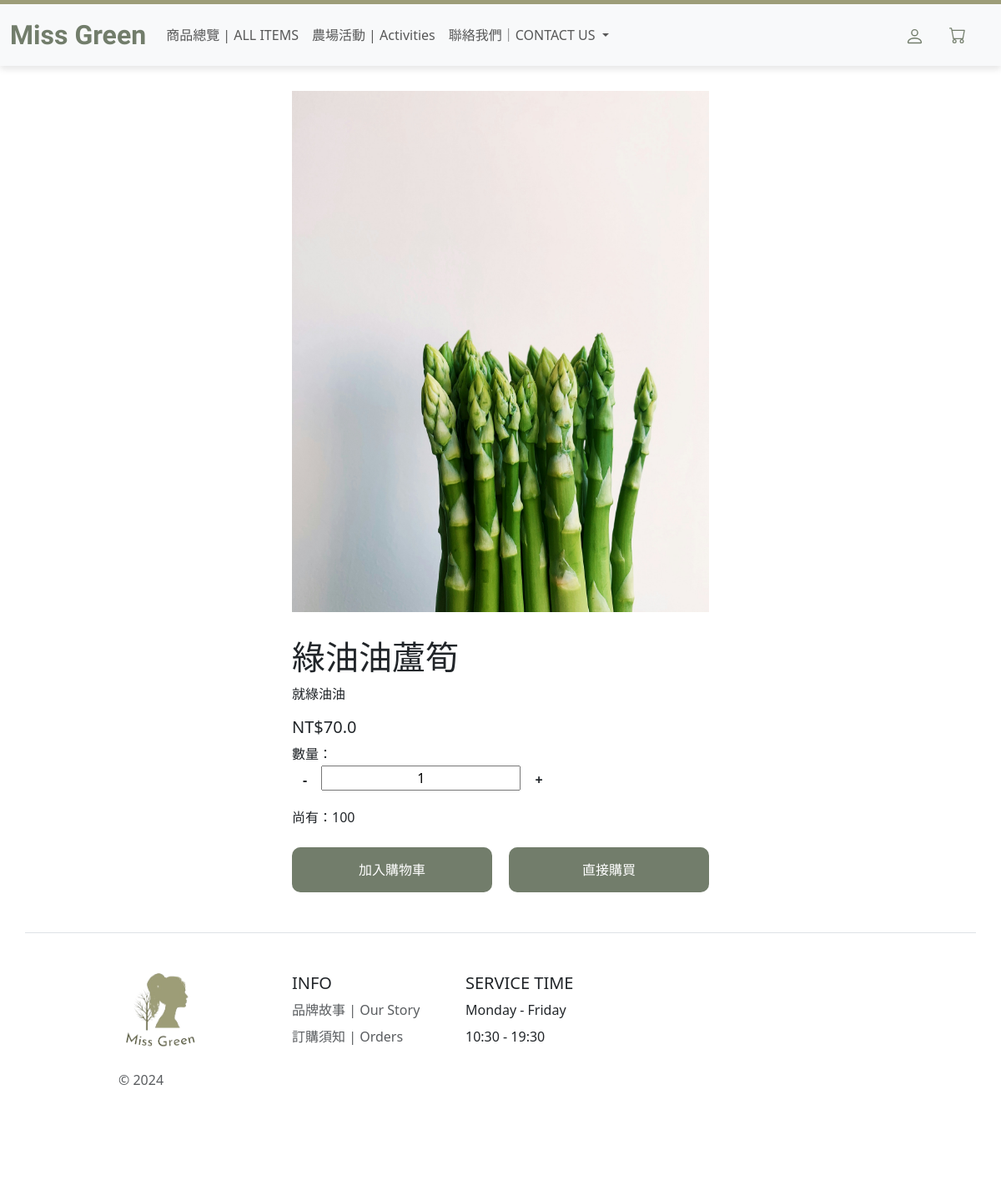
Page /ProductDetail?product_id=3 on the committed database.
### myproject/models.py (models this page shows, shortened)
class Product(db.Model):
    __tablename__ = 'products'
    id = db.Column(db.Integer, primary_key=True)
    name = db.Column(db.String(128), nullable=False)
    description = db.Column(db.Text, nullable=True)
    price = db.Column(db.Float, nullable=False)
    category = db.Column(db.String(64), nullable=False)
    quantity = db.Column(db.Integer, nullable=False, default=0)
    image_url = db.Column(db.String(256), nullable=False)
    farmer_id = db.Column(db.Integer, db.ForeignKey('farmers.id'), nullable=False)

### main.py (the view)
@app.route('/ProductDetail', methods=['GET'])
def ProductDetail():
    is_logged_in = 'user_id' in session
    print(is_logged_in)
    product_id = request.args.get('product_id')
    if product_id:
        product = Product.query.filter_by(id =product_id).first()
        if product:
            return render_template('ProductDetail.html', product=product, is_logged_in=is_logged_in)
    return "Product not found", 404

### templates/ProductDetail.html (shortened to what this page needs)
<!DOCTYPE html>
<html lang="en">
  <head>
    <link rel="stylesheet" href="static/MissGreen.css" />
    <link
      href="https://cdn.jsdelivr.net/npm/bootstrap@5.3.3/dist/css/bootstrap.min.css"
      rel="stylesheet"
    />
  </head>
  <body>
    <nav
      class="navbar navbar-expand-lg bg-body-tertiary sticky-top green-border-top"
    >
      <div class="container-fluid">
        <a class="navbar-brand" href="/">Miss Green</a>
        <div class="collapse navbar-collapse" id="navbarNavDropdown">
          <ul class="navbar-nav">
            <li class="nav-item">
              <a class="nav-link" href="/Items">商品總覽 | ALL ITEMS</a>
            </li>
            <li class="nav-item">
              <a class="nav-link" href="/ActivitiesRegistration"
                >農場活動 | Activities</a
              >
            </li>
            <li class="nav-item dropdown">
              <a
                class="nav-link dropdown-toggle"
                href="#"
                role="button"
                data-bs-toggle="dropdown"
                aria-expanded="false"
              >
                聯絡我們｜CONTACT US
              </a>
            </li>
          </ul>
        </div>
        {% if current_user.is_authenticated %}
        <div class="dropdown">
          <a
            class="btn member-login-icon"
            href="#"
            role="button"
            data-bs-toggle="dropdown"
            aria-expanded="false"
          >
            <svg
              xmlns="http://www.w3.org/2000/svg"
              width="23"
              height="23"
              fill="currentColor"
              class="bi bi-person"
              viewBox="0 0 16 16"
              style="cursor: pointer; color: #727d6b"
            >
              <path
                d="M8 8a3 3 0 1 0 0-6 3 3 0 0 0 0 6m2-3a2 2 0 1 1-4 0 2 2 0 0 1 4 0m4 8c0 1-1 1-1 1H3s-1 0-1-1 1-4 6-4 6 3 6 4m-1-.004c-.001-.246-.154-.986-.832-1.664C11.516 10.68 10.289 10 8 10s-3.516.68-4.168 1.332c-.678.678-.83 1.418-.832 1.664z"
              />
            </svg>
          </a>
          <ul class="dropdown-menu">
            <li>
              <a class="dropdown-item" href="{{ url_for('logout') }}">登出</a>
            </li>
            <li>
              <a class="dropdown-item" href="{{ url_for('showMember') }}"
                >會員資料</a
              >
            </li>
          </ul>
        </div>
        <!--<a role="button" tabindex="0" data-bs-toggle="popover" data-bs-trigger="focus" data-bs-html="true" data-bs-placement="bottom" data-bs-content='<a href="{{ url_for('logout') }}">登出</a><br><a href="{{ url_for('showMember') }}">會員資料</a>'>
              <svg xmlns="http://www.w3.org/2000/svg" width="23" height="23" fill="currentColor" class="bi bi-person" viewBox="0 0 16 16" style="cursor: pointer; color:#727d6b">
                <path d="M8 8a3 3 0 1 0 0-6 3 3 0 0 0 0 6m2-3a2 2 0 1 1-4 0 2 2 0 0 1 4 0m4 8c0 1-1 1-1 1H3s-1 0-1-1 1-4 6-4 6 3 6 4m-1-.004c-.001-.246-.154-.986-.832-1.664C11.516 10.68 10.289 10 8 10s-3.516.68-4.168 1.332c-.678.678-.83 1.418-.832 1.664z"/>
              </svg>
            </a>!-->
        {% else %}
        <a href="/login">
          {% endif %}
        </a>
      </div>
    </nav>
    <div class="product-wrapper" style="display: flex; justify-content: center">
      <div class="product-container" style="text-align: left">
        <img
          src="{{ product.image_url }}"
          alt="{{ product.name }}"
          class="product-image"
          style="display: block; width: 500px; margin-top: 30px"
        />
        <div class="product-detail">
          <h1 style="margin-top: 30px">{{ product.name }}</h1>
          <p class="product-notice">{{ product.description }}</p>
          <h5>NT${{ product.price }}</h5>
          <span class="quantity-label">數量：</span>
        </div>
        <div class="btn minus" id="min_1"><b>-</b></div>
        <input
          class="quantity"
          name="quantity_1"
          value="1"
          id="quantity_1"
          max="{{ product.quantity }}"
          style="text-align: center; margin-bottom: 20px"
        />
        <div class="btn plus" id="plus_1"><b>+</b></div>
        <div class="inventory">尚有：{{product.quantity}}</div>
        <br />
        <div class="button-container">
          <div
            class="add-to-cart"
            data-bs-toggle="offcanvas"
            href="#offcanvasExample"
            role="button"
            aria-controls="offcanvasExample"
            onclick="addToCart();"
          >
            加入購物車
          </div>
          <div class="buy-now" onclick="buyNow();">直接購買</div>
        </div>
      </div>
    </div>
    <div class="container">
      <footer
        class="row row-cols-1 row-cols-sm-2 row-cols-md-5 py-5 my-5 border-top"
      >
        <div class="col mb-3">
          <a
            href="/"
            class="d-flex align-items-center mb-3 link-body-emphasis text-decoration-none"
          >
            <img
              src="static/resources/專題提案_第1組__1_-removebg-preview.png"
              alt="Logo"
              width="100"
              height="100"
            />
            <svg class="bi me-2" width="40" height="32">
              <use xlink:href="#bootstrap" />
            </svg>
          </a>
          <p class="text-body-secondary">&copy; 2024</p>
        </div>
        <div class="col mb-2">
          <h5>INFO</h5>
          <ul class="nav flex-column">
            <li class="nav-item mb-2">
              <a href="#" class="nav-link p-0 text-body-secondary"
                >品牌故事 | Our Story</a
              >
            </li>
            <li class="nav-item mb-2">
              <a href="#" class="nav-link p-0 text-body-secondary"
                >訂購須知 | Orders</a
              >
            </li>
          </ul>
        </div>
        <div class="col mb-2">
          <h5>SERVICE TIME</h5>
          <ul class="nav flex-column">
            <li class="nav-item mb-2 service-time">Monday - Friday</li>
            <li class="nav-item mb-2 service-time">10:30 - 19:30</li>
          </ul>
        </div>
      </footer>
    </div>
  </body>
</html>

### static/MissGreen.css (style rules this page uses)
.navbar-brand { color: #727d6b; font-weight: 1000; font-size: xx-large; font-family: "Sacramento", cursive; }
.green-border-top { border-top: 5px solid #9d9d78; }
.navbar { box-shadow: 0 4px 8px rgba(0, 0, 0, 0.1); }
.navbar svg { margin-right: 30px; }
footer { padding-left: 100px; }

### templates/ProductDetail.html (style rules this page uses)
.navbar-brand { color: #727d6b; font-weight: 1000; font-size: xx-large; font-family: "Sacramento", cursive; }
.quantity-label { margin-right: 10px; }
.add-to-cart { color: white; background-color: #727d6b; cursor: pointer; padding: 15px; border-radius: 10px; text-align: center; float: left; width: 48%; }
.buy-now { color: white; background-color: #727d6b; cursor: pointer; padding: 15px; border-radius: 10px; text-align: center; float: right; width: 48%; }

### rows in the picture
Product: image_url (picture), name "綠油油蘆筍", description "就綠油油", price "70.0", quantity "100"
